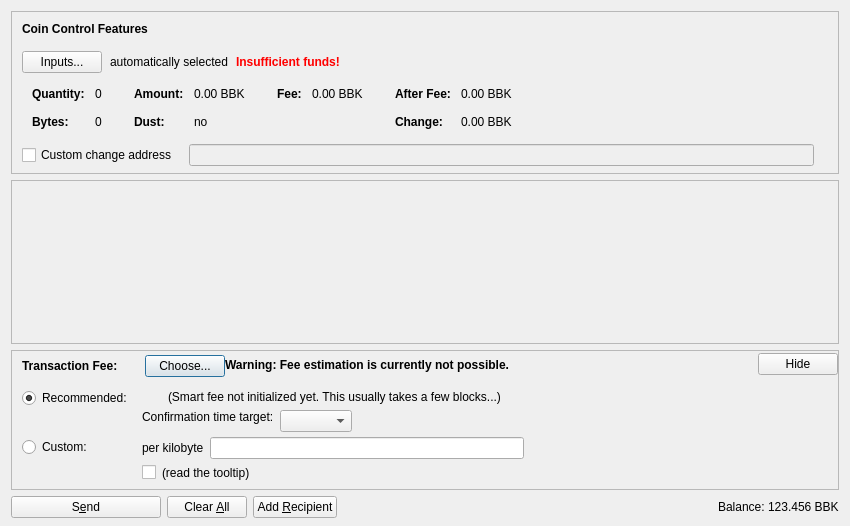
<?xml version="1.0" encoding="UTF-8"?>
<ui version="4.0">
 <class>SendCoinsDialog</class>
 <widget class="QDialog" name="SendCoinsDialog">
  <property name="geometry">
   <rect>
    <x>0</x>
    <y>0</y>
    <width>850</width>
    <height>526</height>
   </rect>
  </property>
  <property name="windowTitle">
   <string>Send Coins</string>
  </property>
  <layout class="QVBoxLayout" name="verticalLayout" stretch="0,1,0,0">
   <property name="bottomMargin">
    <number>8</number>
   </property>
   <item>
    <widget class="QFrame" name="frameCoinControl">
     <property name="sizePolicy">
      <sizepolicy hsizetype="Expanding" vsizetype="Expanding">
       <horstretch>0</horstretch>
       <verstretch>0</verstretch>
      </sizepolicy>
     </property>
     <property name="maximumSize">
      <size>
       <width>16777215</width>
       <height>16777215</height>
      </size>
     </property>
     <property name="frameShape">
      <enum>QFrame::StyledPanel</enum>
     </property>
     <property name="frameShadow">
      <enum>QFrame::Sunken</enum>
     </property>
     <layout class="QVBoxLayout" name="verticalLayoutCoinControl2">
      <property name="spacing">
       <number>0</number>
      </property>
      <property name="leftMargin">
       <number>0</number>
      </property>
      <property name="topMargin">
       <number>0</number>
      </property>
      <property name="rightMargin">
       <number>0</number>
      </property>
      <property name="bottomMargin">
       <number>6</number>
      </property>
      <item>
       <layout class="QVBoxLayout" name="verticalLayoutCoinControl" stretch="0,0,0,0,1">
        <property name="spacing">
         <number>0</number>
        </property>
        <property name="leftMargin">
         <number>10</number>
        </property>
        <property name="topMargin">
         <number>10</number>
        </property>
        <item>
         <layout class="QHBoxLayout" name="horizontalLayoutCoinControl1">
          <property name="bottomMargin">
           <number>15</number>
          </property>
          <item>
           <widget class="QLabel" name="labelCoinControlFeatures">
            <property name="sizePolicy">
             <sizepolicy hsizetype="Preferred" vsizetype="Maximum">
              <horstretch>0</horstretch>
              <verstretch>0</verstretch>
             </sizepolicy>
            </property>
            <property name="font">
             <font>
              <weight>75</weight>
              <bold>true</bold>
             </font>
            </property>
            <property name="styleSheet">
             <string notr="true">font-weight:bold;</string>
            </property>
            <property name="text">
             <string>Coin Control Features</string>
            </property>
           </widget>
          </item>
         </layout>
        </item>
        <item>
         <layout class="QHBoxLayout" name="horizontalLayoutCoinControl2" stretch="0,0,0,0">
          <property name="spacing">
           <number>8</number>
          </property>
          <property name="bottomMargin">
           <number>10</number>
          </property>
          <item>
           <widget class="QPushButton" name="pushButtonCoinControl">
            <property name="styleSheet">
             <string notr="true"/>
            </property>
            <property name="text">
             <string>Inputs...</string>
            </property>
            <property name="autoDefault">
             <bool>false</bool>
            </property>
           </widget>
          </item>
          <item>
           <widget class="QLabel" name="labelCoinControlAutomaticallySelected">
            <property name="text">
             <string>automatically selected</string>
            </property>
            <property name="margin">
             <number>5</number>
            </property>
           </widget>
          </item>
          <item>
           <widget class="QLabel" name="labelCoinControlInsuffFunds">
            <property name="font">
             <font>
              <weight>75</weight>
              <bold>true</bold>
             </font>
            </property>
            <property name="styleSheet">
             <string notr="true">color:red;font-weight:bold;</string>
            </property>
            <property name="text">
             <string>Insufficient funds!</string>
            </property>
            <property name="margin">
             <number>5</number>
            </property>
           </widget>
          </item>
          <item>
           <spacer name="horizontalSpacerCoinControl">
            <property name="orientation">
             <enum>Qt::Horizontal</enum>
            </property>
            <property name="sizeHint" stdset="0">
             <size>
              <width>40</width>
              <height>1</height>
             </size>
            </property>
           </spacer>
          </item>
         </layout>
        </item>
        <item>
         <widget class="QWidget" name="widgetCoinControl" native="true">
          <property name="sizePolicy">
           <sizepolicy hsizetype="Preferred" vsizetype="Preferred">
            <horstretch>0</horstretch>
            <verstretch>0</verstretch>
           </sizepolicy>
          </property>
          <property name="minimumSize">
           <size>
            <width>0</width>
            <height>0</height>
           </size>
          </property>
          <property name="styleSheet">
           <string notr="true"/>
          </property>
          <layout class="QHBoxLayout" name="horizontalLayoutCoinControl5">
           <property name="leftMargin">
            <number>0</number>
           </property>
           <property name="topMargin">
            <number>0</number>
           </property>
           <property name="rightMargin">
            <number>0</number>
           </property>
           <property name="bottomMargin">
            <number>0</number>
           </property>
           <item>
            <layout class="QHBoxLayout" name="horizontalLayoutCoinControl3" stretch="0,0,0,1">
             <property name="spacing">
              <number>20</number>
             </property>
             <property name="topMargin">
              <number>0</number>
             </property>
             <property name="bottomMargin">
              <number>10</number>
             </property>
             <item>
              <layout class="QFormLayout" name="formLayoutCoinControl1">
               <property name="horizontalSpacing">
                <number>10</number>
               </property>
               <property name="verticalSpacing">
                <number>14</number>
               </property>
               <property name="leftMargin">
                <number>10</number>
               </property>
               <property name="topMargin">
                <number>4</number>
               </property>
               <property name="rightMargin">
                <number>6</number>
               </property>
               <item row="0" column="0">
                <widget class="QLabel" name="labelCoinControlQuantityText">
                 <property name="font">
                  <font>
                   <weight>75</weight>
                   <bold>true</bold>
                  </font>
                 </property>
                 <property name="text">
                  <string>Quantity:</string>
                 </property>
                 <property name="margin">
                  <number>0</number>
                 </property>
                </widget>
               </item>
               <item row="0" column="1">
                <widget class="QLabel" name="labelCoinControlQuantity">
                 <property name="cursor">
                  <cursorShape>IBeamCursor</cursorShape>
                 </property>
                 <property name="contextMenuPolicy">
                  <enum>Qt::ActionsContextMenu</enum>
                 </property>
                 <property name="text">
                  <string notr="true">0</string>
                 </property>
                 <property name="margin">
                  <number>0</number>
                 </property>
                 <property name="textInteractionFlags">
                  <set>Qt::LinksAccessibleByMouse|Qt::TextSelectableByKeyboard|Qt::TextSelectableByMouse</set>
                 </property>
                </widget>
               </item>
               <item row="1" column="0">
                <widget class="QLabel" name="labelCoinControlBytesText">
                 <property name="font">
                  <font>
                   <weight>75</weight>
                   <bold>true</bold>
                  </font>
                 </property>
                 <property name="text">
                  <string>Bytes:</string>
                 </property>
                </widget>
               </item>
               <item row="1" column="1">
                <widget class="QLabel" name="labelCoinControlBytes">
                 <property name="cursor">
                  <cursorShape>IBeamCursor</cursorShape>
                 </property>
                 <property name="contextMenuPolicy">
                  <enum>Qt::ActionsContextMenu</enum>
                 </property>
                 <property name="text">
                  <string notr="true">0</string>
                 </property>
                 <property name="textInteractionFlags">
                  <set>Qt::LinksAccessibleByMouse|Qt::TextSelectableByKeyboard|Qt::TextSelectableByMouse</set>
                 </property>
                </widget>
               </item>
              </layout>
             </item>
             <item>
              <layout class="QFormLayout" name="formLayoutCoinControl2">
               <property name="horizontalSpacing">
                <number>10</number>
               </property>
               <property name="verticalSpacing">
                <number>14</number>
               </property>
               <property name="leftMargin">
                <number>6</number>
               </property>
               <property name="topMargin">
                <number>4</number>
               </property>
               <property name="rightMargin">
                <number>6</number>
               </property>
               <item row="0" column="0">
                <widget class="QLabel" name="labelCoinControlAmountText">
                 <property name="font">
                  <font>
                   <weight>75</weight>
                   <bold>true</bold>
                  </font>
                 </property>
                 <property name="text">
                  <string>Amount:</string>
                 </property>
                 <property name="margin">
                  <number>0</number>
                 </property>
                </widget>
               </item>
               <item row="0" column="1">
                <widget class="QLabel" name="labelCoinControlAmount">
                 <property name="cursor">
                  <cursorShape>IBeamCursor</cursorShape>
                 </property>
                 <property name="contextMenuPolicy">
                  <enum>Qt::ActionsContextMenu</enum>
                 </property>
                 <property name="text">
                  <string notr="true">0.00 BBK</string>
                 </property>
                 <property name="textInteractionFlags">
                  <set>Qt::LinksAccessibleByMouse|Qt::TextSelectableByKeyboard|Qt::TextSelectableByMouse</set>
                 </property>
                </widget>
               </item>
               <item row="1" column="0">
                <widget class="QLabel" name="labelCoinControlLowOutputText">
                 <property name="font">
                  <font>
                   <weight>75</weight>
                   <bold>true</bold>
                  </font>
                 </property>
                 <property name="text">
                  <string>Dust:</string>
                 </property>
                </widget>
               </item>
               <item row="1" column="1">
                <widget class="QLabel" name="labelCoinControlLowOutput">
                 <property name="cursor">
                  <cursorShape>IBeamCursor</cursorShape>
                 </property>
                 <property name="contextMenuPolicy">
                  <enum>Qt::ActionsContextMenu</enum>
                 </property>
                 <property name="text">
                  <string notr="true">no</string>
                 </property>
                 <property name="textInteractionFlags">
                  <set>Qt::LinksAccessibleByMouse|Qt::TextSelectableByKeyboard|Qt::TextSelectableByMouse</set>
                 </property>
                </widget>
               </item>
              </layout>
             </item>
             <item>
              <layout class="QFormLayout" name="formLayoutCoinControl3">
               <property name="horizontalSpacing">
                <number>10</number>
               </property>
               <property name="verticalSpacing">
                <number>14</number>
               </property>
               <property name="leftMargin">
                <number>6</number>
               </property>
               <property name="topMargin">
                <number>4</number>
               </property>
               <property name="rightMargin">
                <number>6</number>
               </property>
               <item row="0" column="0">
                <widget class="QLabel" name="labelCoinControlFeeText">
                 <property name="font">
                  <font>
                   <weight>75</weight>
                   <bold>true</bold>
                  </font>
                 </property>
                 <property name="text">
                  <string>Fee:</string>
                 </property>
                 <property name="margin">
                  <number>0</number>
                 </property>
                </widget>
               </item>
               <item row="0" column="1">
                <widget class="QLabel" name="labelCoinControlFee">
                 <property name="cursor">
                  <cursorShape>IBeamCursor</cursorShape>
                 </property>
                 <property name="contextMenuPolicy">
                  <enum>Qt::ActionsContextMenu</enum>
                 </property>
                 <property name="text">
                  <string notr="true">0.00 BBK</string>
                 </property>
                 <property name="textInteractionFlags">
                  <set>Qt::LinksAccessibleByMouse|Qt::TextSelectableByKeyboard|Qt::TextSelectableByMouse</set>
                 </property>
                </widget>
               </item>
              </layout>
             </item>
             <item>
              <layout class="QFormLayout" name="formLayoutCoinControl4">
               <property name="horizontalSpacing">
                <number>10</number>
               </property>
               <property name="verticalSpacing">
                <number>14</number>
               </property>
               <property name="leftMargin">
                <number>6</number>
               </property>
               <property name="topMargin">
                <number>4</number>
               </property>
               <property name="rightMargin">
                <number>6</number>
               </property>
               <item row="0" column="0">
                <widget class="QLabel" name="labelCoinControlAfterFeeText">
                 <property name="font">
                  <font>
                   <weight>75</weight>
                   <bold>true</bold>
                  </font>
                 </property>
                 <property name="text">
                  <string>After Fee:</string>
                 </property>
                 <property name="margin">
                  <number>0</number>
                 </property>
                </widget>
               </item>
               <item row="0" column="1">
                <widget class="QLabel" name="labelCoinControlAfterFee">
                 <property name="cursor">
                  <cursorShape>IBeamCursor</cursorShape>
                 </property>
                 <property name="contextMenuPolicy">
                  <enum>Qt::ActionsContextMenu</enum>
                 </property>
                 <property name="text">
                  <string notr="true">0.00 BBK</string>
                 </property>
                 <property name="textInteractionFlags">
                  <set>Qt::LinksAccessibleByMouse|Qt::TextSelectableByKeyboard|Qt::TextSelectableByMouse</set>
                 </property>
                </widget>
               </item>
               <item row="1" column="0">
                <widget class="QLabel" name="labelCoinControlChangeText">
                 <property name="font">
                  <font>
                   <weight>75</weight>
                   <bold>true</bold>
                  </font>
                 </property>
                 <property name="text">
                  <string>Change:</string>
                 </property>
                </widget>
               </item>
               <item row="1" column="1">
                <widget class="QLabel" name="labelCoinControlChange">
                 <property name="cursor">
                  <cursorShape>IBeamCursor</cursorShape>
                 </property>
                 <property name="contextMenuPolicy">
                  <enum>Qt::ActionsContextMenu</enum>
                 </property>
                 <property name="text">
                  <string notr="true">0.00 BBK</string>
                 </property>
                 <property name="textInteractionFlags">
                  <set>Qt::LinksAccessibleByMouse|Qt::TextSelectableByKeyboard|Qt::TextSelectableByMouse</set>
                 </property>
                </widget>
               </item>
              </layout>
             </item>
            </layout>
           </item>
          </layout>
         </widget>
        </item>
        <item>
         <layout class="QHBoxLayout" name="horizontalLayoutCoinControl4" stretch="0,0,0">
          <property name="spacing">
           <number>12</number>
          </property>
          <property name="sizeConstraint">
           <enum>QLayout::SetDefaultConstraint</enum>
          </property>
          <property name="topMargin">
           <number>5</number>
          </property>
          <property name="rightMargin">
           <number>5</number>
          </property>
          <item>
           <widget class="QCheckBox" name="checkBoxCoinControlChange">
            <property name="toolTip">
             <string>If this is activated, but the change address is empty or invalid, change will be sent to a newly generated address.</string>
            </property>
            <property name="text">
             <string>Custom change address</string>
            </property>
           </widget>
          </item>
          <item>
           <widget class="QValidatedLineEdit" name="lineEditCoinControlChange">
            <property name="enabled">
             <bool>false</bool>
            </property>
            <property name="sizePolicy">
             <sizepolicy hsizetype="Expanding" vsizetype="Fixed">
              <horstretch>0</horstretch>
              <verstretch>0</verstretch>
             </sizepolicy>
            </property>
           </widget>
          </item>
          <item>
           <widget class="QLabel" name="labelCoinControlChangeLabel">
            <property name="sizePolicy">
             <sizepolicy hsizetype="Preferred" vsizetype="Expanding">
              <horstretch>0</horstretch>
              <verstretch>0</verstretch>
             </sizepolicy>
            </property>
            <property name="minimumSize">
             <size>
              <width>0</width>
              <height>0</height>
             </size>
            </property>
            <property name="text">
             <string/>
            </property>
            <property name="margin">
             <number>3</number>
            </property>
           </widget>
          </item>
         </layout>
        </item>
        <item>
         <spacer name="verticalSpacerCoinControl">
          <property name="orientation">
           <enum>Qt::Vertical</enum>
          </property>
          <property name="sizeHint" stdset="0">
           <size>
            <width>800</width>
            <height>1</height>
           </size>
          </property>
         </spacer>
        </item>
       </layout>
      </item>
     </layout>
    </widget>
   </item>
   <item>
    <widget class="QScrollArea" name="scrollArea">
     <property name="widgetResizable">
      <bool>true</bool>
     </property>
     <widget class="QWidget" name="scrollAreaWidgetContents">
      <property name="geometry">
       <rect>
        <x>0</x>
        <y>0</y>
        <width>830</width>
        <height>104</height>
       </rect>
      </property>
      <layout class="QVBoxLayout" name="verticalLayout_2" stretch="0,1">
       <property name="leftMargin">
        <number>0</number>
       </property>
       <property name="topMargin">
        <number>0</number>
       </property>
       <property name="rightMargin">
        <number>0</number>
       </property>
       <property name="bottomMargin">
        <number>0</number>
       </property>
       <item>
        <layout class="QVBoxLayout" name="entries">
         <property name="spacing">
          <number>6</number>
         </property>
        </layout>
       </item>
       <item>
        <spacer name="verticalSpacer">
         <property name="orientation">
          <enum>Qt::Vertical</enum>
         </property>
         <property name="sizeHint" stdset="0">
          <size>
           <width>20</width>
           <height>40</height>
          </size>
         </property>
        </spacer>
       </item>
      </layout>
     </widget>
    </widget>
   </item>
   <item>
    <widget class="QFrame" name="frameFee">
     <property name="sizePolicy">
      <sizepolicy hsizetype="Expanding" vsizetype="Expanding">
       <horstretch>0</horstretch>
       <verstretch>0</verstretch>
      </sizepolicy>
     </property>
     <property name="maximumSize">
      <size>
       <width>16777215</width>
       <height>16777215</height>
      </size>
     </property>
     <property name="frameShape">
      <enum>QFrame::StyledPanel</enum>
     </property>
     <property name="frameShadow">
      <enum>QFrame::Sunken</enum>
     </property>
     <layout class="QVBoxLayout" name="verticalLayoutFee1">
      <property name="spacing">
       <number>0</number>
      </property>
      <property name="leftMargin">
       <number>0</number>
      </property>
      <property name="topMargin">
       <number>0</number>
      </property>
      <property name="rightMargin">
       <number>0</number>
      </property>
      <property name="bottomMargin">
       <number>0</number>
      </property>
      <item>
       <layout class="QVBoxLayout" name="verticalLayoutFee2" stretch="0,0,0">
        <property name="spacing">
         <number>0</number>
        </property>
        <property name="leftMargin">
         <number>10</number>
        </property>
        <property name="topMargin">
         <number>0</number>
        </property>
        <item>
         <layout class="QHBoxLayout" name="horizontalLayoutFee1">
          <property name="bottomMargin">
           <number>0</number>
          </property>
          <item>
           <layout class="QVBoxLayout" name="verticalLayoutFee7">
            <property name="spacing">
             <number>0</number>
            </property>
            <item>
             <spacer name="verticalSpacerSmartFee">
              <property name="orientation">
               <enum>Qt::Vertical</enum>
              </property>
              <property name="sizeType">
               <enum>QSizePolicy::Fixed</enum>
              </property>
              <property name="sizeHint" stdset="0">
               <size>
                <width>1</width>
                <height>4</height>
               </size>
              </property>
             </spacer>
            </item>
            <item>
             <layout class="QHBoxLayout" name="horizontalLayoutSmartFee">
              <property name="spacing">
               <number>10</number>
              </property>
              <item>
               <widget class="QLabel" name="labelFeeHeadline">
                <property name="sizePolicy">
                 <sizepolicy hsizetype="Preferred" vsizetype="Maximum">
                  <horstretch>0</horstretch>
                  <verstretch>0</verstretch>
                 </sizepolicy>
                </property>
                <property name="font">
                 <font>
                  <weight>75</weight>
                  <bold>true</bold>
                 </font>
                </property>
                <property name="styleSheet">
                 <string notr="true">font-weight:bold;</string>
                </property>
                <property name="text">
                 <string>Transaction Fee:</string>
                </property>
               </widget>
              </item>
              <item>
               <widget class="QLabel" name="labelFeeMinimized">
                <property name="text">
                 <string/>
                </property>
               </widget>
              </item>
              <item>
               <widget class="QPushButton" name="buttonChooseFee">
                <property name="text">
                 <string>Choose...</string>
                </property>
               </widget>
              </item>
             </layout>
            </item>
            <item>
             <spacer name="verticalSpacer_5">
              <property name="orientation">
               <enum>Qt::Vertical</enum>
              </property>
              <property name="sizeHint" stdset="0">
               <size>
                <width>1</width>
                <height>1</height>
               </size>
              </property>
             </spacer>
            </item>
           </layout>
          </item>
          <item>
           <widget class="QLabel" name="fallbackFeeWarningLabel">
            <property name="toolTip">
             <string>Using the fallbackfee can result in sending a transaction that will take several hours or days (or never) to confirm. Consider choosing your fee manually or wait until you have validated the complete chain.</string>
            </property>
            <property name="font">
            <font>
                <weight>75</weight>
                <bold>true</bold>
            </font>
            </property>
            <property name="text">
             <string>Warning: Fee estimation is currently not possible.</string>
            </property>
            <property name="wordWrap">
             <bool>false</bool>
            </property>
           </widget>
          </item>
          <item>
           <spacer name="horizontalSpacer_4">
            <property name="orientation">
             <enum>Qt::Horizontal</enum>
            </property>
            <property name="sizeType">
             <enum>QSizePolicy::MinimumExpanding</enum>
            </property>
            <property name="sizeHint" stdset="0">
             <size>
              <width>40</width>
              <height>20</height>
             </size>
            </property>
           </spacer>
          </item>
          <item>
           <widget class="QPushButton" name="buttonMinimizeFee">
            <property name="toolTip">
             <string>collapse fee-settings</string>
            </property>
            <property name="text">
             <string>Hide</string>
            </property>
           </widget>
          </item>
         </layout>
        </item>
        <item>
         <widget class="QFrame" name="frameFeeSelection">
          <layout class="QVBoxLayout" name="verticalLayoutFee12">
           <property name="spacing">
            <number>0</number>
           </property>
           <property name="leftMargin">
            <number>0</number>
           </property>
           <property name="topMargin">
            <number>0</number>
           </property>
           <property name="rightMargin">
            <number>0</number>
           </property>
           <property name="bottomMargin">
            <number>0</number>
           </property>
           <item>
            <layout class="QGridLayout" name="gridLayoutFee">
             <property name="topMargin">
              <number>10</number>
             </property>
             <property name="bottomMargin">
              <number>4</number>
             </property>
             <property name="horizontalSpacing">
              <number>10</number>
             </property>
             <property name="verticalSpacing">
              <number>4</number>
             </property>
             <item row="1" column="1">
              <layout class="QVBoxLayout" name="verticalLayoutFee8">
               <property name="spacing">
                <number>6</number>
               </property>
               <item>
                <layout class="QHBoxLayout" name="horizontalLayoutFee13">
                 <item>
                  <widget class="QLabel" name="labelCustomPerKilobyte">
                   <property name="toolTip">
                    <string>If the custom fee is set to 1000 satoshis and the transaction is only 250 bytes, then &quot;per kilobyte&quot; only pays 250 satoshis in fee, while &quot;total at least&quot; pays 1000 satoshis. For transactions bigger than a kilobyte both pay by kilobyte.</string>
                   </property>
                   <property name="text">
                    <string>per kilobyte</string>
                   </property>
                  </widget>
                 </item>
                 <item>
                  <widget class="BitcoinAmountField" name="customFee"/>
                 </item>
                 <item>
                  <spacer name="horizontalSpacer_6">
                   <property name="orientation">
                    <enum>Qt::Horizontal</enum>
                   </property>
                   <property name="sizeHint" stdset="0">
                    <size>
                     <width>1</width>
                     <height>1</height>
                    </size>
                   </property>
                  </spacer>
                 </item>
                </layout>
               </item>
               <item>
                <layout class="QHBoxLayout" name="horizontalLayoutFee8">
                 <item>
                  <widget class="QCheckBox" name="checkBoxMinimumFee">
                   <property name="toolTip">
                    <string>Paying only the minimum fee is just fine as long as there is less transaction volume than space in the blocks. But be aware that this can end up in a never confirming transaction once there is more demand for bblocks transactions than the network can process.</string>
                   </property>
                   <property name="text">
                    <string/>
                   </property>
                  </widget>
                 </item>
                 <item>
                  <widget class="QLabel" name="labelMinFeeWarning">
                   <property name="enabled">
                    <bool>true</bool>
                   </property>
                   <property name="toolTip">
                    <string>Paying only the minimum fee is just fine as long as there is less transaction volume than space in the blocks. But be aware that this can end up in a never confirming transaction once there is more demand for bblocks transactions than the network can process.</string>
                   </property>
                   <property name="text">
                    <string>(read the tooltip)</string>
                   </property>
                   <property name="margin">
                    <number>5</number>
                   </property>
                  </widget>
                 </item>
                 <item>
                  <spacer name="horizontalSpacer_2">
                   <property name="orientation">
                    <enum>Qt::Horizontal</enum>
                   </property>
                   <property name="sizeHint" stdset="0">
                    <size>
                     <width>1</width>
                     <height>1</height>
                    </size>
                   </property>
                  </spacer>
                 </item>
                </layout>
               </item>
              </layout>
             </item>
             <item row="0" column="0">
              <layout class="QVBoxLayout" name="verticalLayoutFee4" stretch="0,1">
               <item>
                <widget class="QRadioButton" name="radioSmartFee">
                 <property name="text">
                  <string>Recommended:</string>
                 </property>
                 <property name="checked">
                  <bool>true</bool>
                 </property>
                 <attribute name="buttonGroup">
                  <string notr="true">groupFee</string>
                 </attribute>
                </widget>
               </item>
               <item>
                <spacer name="verticalSpacer_2">
                 <property name="orientation">
                  <enum>Qt::Vertical</enum>
                 </property>
                 <property name="sizeHint" stdset="0">
                  <size>
                   <width>1</width>
                   <height>1</height>
                  </size>
                 </property>
                </spacer>
               </item>
              </layout>
             </item>
             <item row="1" column="0">
              <layout class="QVBoxLayout" name="verticalLayoutFee9" stretch="0,1">
               <item>
                <widget class="QRadioButton" name="radioCustomFee">
                 <property name="text">
                  <string>Custom:</string>
                 </property>
                 <attribute name="buttonGroup">
                  <string notr="true">groupFee</string>
                 </attribute>
                </widget>
               </item>
               <item>
                <spacer name="verticalSpacer_6">
                 <property name="orientation">
                  <enum>Qt::Vertical</enum>
                 </property>
                 <property name="sizeHint" stdset="0">
                  <size>
                   <width>1</width>
                   <height>1</height>
                  </size>
                 </property>
                </spacer>
               </item>
              </layout>
             </item>
             <item row="0" column="1">
              <layout class="QVBoxLayout" name="verticalLayoutFee3" stretch="0,0,1">
               <property name="spacing">
                <number>6</number>
               </property>
               <property name="topMargin">
                <number>2</number>
               </property>
               <item>
                <layout class="QHBoxLayout" name="horizontalLayoutFee12">
                 <item>
                  <widget class="QLabel" name="labelSmartFee">
                   <property name="text">
                    <string/>
                   </property>
                   <property name="margin">
                    <number>2</number>
                   </property>
                  </widget>
                 </item>
                 <item>
                  <widget class="QLabel" name="labelFeeEstimation">
                   <property name="text">
                    <string/>
                   </property>
                  </widget>
                 </item>
                 <item>
                  <widget class="QLabel" name="labelSmartFee2">
                   <property name="text">
                    <string>(Smart fee not initialized yet. This usually takes a few blocks...)</string>
                   </property>
                   <property name="margin">
                    <number>2</number>
                   </property>
                  </widget>
                 </item>
                 <item>
                  <spacer name="horizontalSpacer_5">
                   <property name="orientation">
                    <enum>Qt::Horizontal</enum>
                   </property>
                   <property name="sizeHint" stdset="0">
                    <size>
                     <width>1</width>
                     <height>1</height>
                    </size>
                   </property>
                  </spacer>
                 </item>
                </layout>
               </item>
               <item>
                <layout class="QHBoxLayout" name="horizontalLayoutFee9">
                 <item>
                  <layout class="QVBoxLayout" name="verticalLayoutFee6">
                   <item>
                    <widget class="QLabel" name="labelSmartFee3">
                     <property name="text">
                      <string>Confirmation time target:</string>
                     </property>
                     <property name="margin">
                      <number>2</number>
                     </property>
                    </widget>
                   </item>
                   <item>
                    <spacer name="verticalSpacer_3">
                     <property name="orientation">
                      <enum>Qt::Vertical</enum>
                     </property>
                     <property name="sizeHint" stdset="0">
                      <size>
                       <width>1</width>
                       <height>1</height>
                      </size>
                     </property>
                    </spacer>
                   </item>
                  </layout>
                 </item>
                 <item>
                  <layout class="QVBoxLayout" name="verticalLayoutFee5">
                   <property name="rightMargin">
                    <number>30</number>
                   </property>
                   <item>
                    <layout class="QHBoxLayout" name="horizontalLayoutConfTarget">
                     <property name="bottomMargin">
                      <number>0</number>
                     </property>
                     <item>
                      <widget class="QComboBox" name="confTargetSelector"/>
                     </item>
                     <item>
                      <spacer name="horizontalSpacerConfTarget">
                       <property name="orientation">
                        <enum>Qt::Horizontal</enum>
                       </property>
                       <property name="sizeHint" stdset="0">
                        <size>
                         <width>40</width>
                         <height>20</height>
                        </size>
                       </property>
                      </spacer>
                     </item>
                    </layout>
                   </item>
                  </layout>
                 </item>
                </layout>
               </item>
               <item>
                <spacer name="verticalSpacer_4">
                 <property name="orientation">
                  <enum>Qt::Vertical</enum>
                 </property>
                 <property name="sizeHint" stdset="0">
                  <size>
                   <width>1</width>
                   <height>1</height>
                  </size>
                 </property>
                </spacer>
               </item>
              </layout>
             </item>
            </layout>
           </item>
          </layout>
         </widget>
        </item>
        <item>
         <spacer name="verticalSpacerFee">
          <property name="orientation">
           <enum>Qt::Vertical</enum>
          </property>
          <property name="sizeHint" stdset="0">
           <size>
            <width>40</width>
            <height>5</height>
           </size>
          </property>
         </spacer>
        </item>
       </layout>
      </item>
     </layout>
    </widget>
   </item>
   <item>
    <layout class="QHBoxLayout" name="horizontalLayout">
     <item>
      <widget class="QPushButton" name="sendButton">
       <property name="minimumSize">
        <size>
         <width>150</width>
         <height>0</height>
        </size>
       </property>
       <property name="toolTip">
        <string>Confirm the send action</string>
       </property>
       <property name="text">
        <string>S&amp;end</string>
       </property>
       <property name="icon">
        <iconset resource="../bitcoin.qrc">
         <normaloff>:/icons/send</normaloff>:/icons/send</iconset>
       </property>
       <property name="autoDefault">
        <bool>false</bool>
       </property>
       <property name="default">
        <bool>false</bool>
       </property>
      </widget>
     </item>
     <item>
      <widget class="QPushButton" name="clearButton">
       <property name="sizePolicy">
        <sizepolicy hsizetype="Minimum" vsizetype="Fixed">
         <horstretch>0</horstretch>
         <verstretch>0</verstretch>
        </sizepolicy>
       </property>
       <property name="toolTip">
        <string>Clear all fields of the form.</string>
       </property>
       <property name="text">
        <string>Clear &amp;All</string>
       </property>
       <property name="icon">
        <iconset resource="../bitcoin.qrc">
         <normaloff>:/icons/remove</normaloff>:/icons/remove</iconset>
       </property>
       <property name="autoDefault">
        <bool>false</bool>
       </property>
      </widget>
     </item>
     <item>
      <widget class="QPushButton" name="addButton">
       <property name="toolTip">
        <string>Send to multiple recipients at once</string>
       </property>
       <property name="text">
        <string>Add &amp;Recipient</string>
       </property>
       <property name="icon">
        <iconset resource="../bitcoin.qrc">
         <normaloff>:/icons/add</normaloff>:/icons/add</iconset>
       </property>
       <property name="autoDefault">
        <bool>false</bool>
       </property>
      </widget>
     </item>
     <item>
      <spacer name="horizontalSpacer">
       <property name="orientation">
        <enum>Qt::Horizontal</enum>
       </property>
       <property name="sizeHint" stdset="0">
        <size>
         <width>40</width>
         <height>20</height>
        </size>
       </property>
      </spacer>
     </item>
     <item>
      <layout class="QHBoxLayout" name="horizontalLayout_2">
       <property name="spacing">
        <number>3</number>
       </property>
       <item>
        <widget class="QLabel" name="label">
         <property name="sizePolicy">
          <sizepolicy hsizetype="Preferred" vsizetype="Fixed">
           <horstretch>0</horstretch>
           <verstretch>0</verstretch>
          </sizepolicy>
         </property>
         <property name="text">
          <string>Balance:</string>
         </property>
        </widget>
       </item>
       <item>
        <widget class="QLabel" name="labelBalance">
         <property name="sizePolicy">
          <sizepolicy hsizetype="Preferred" vsizetype="Fixed">
           <horstretch>0</horstretch>
           <verstretch>0</verstretch>
          </sizepolicy>
         </property>
         <property name="cursor">
          <cursorShape>IBeamCursor</cursorShape>
         </property>
         <property name="text">
          <string notr="true">123.456 BBK</string>
         </property>
         <property name="textInteractionFlags">
          <set>Qt::LinksAccessibleByMouse|Qt::TextSelectableByKeyboard|Qt::TextSelectableByMouse</set>
         </property>
        </widget>
       </item>
      </layout>
     </item>
    </layout>
   </item>
  </layout>
 </widget>
 <customwidgets>
  <customwidget>
   <class>QValidatedLineEdit</class>
   <extends>QLineEdit</extends>
   <header>qt/qvalidatedlineedit.h</header>
  </customwidget>
  <customwidget>
   <class>BitcoinAmountField</class>
   <extends>QLineEdit</extends>
   <header>qt/bitcoinamountfield.h</header>
   <container>1</container>
  </customwidget>
 </customwidgets>
 <resources>
  <include location="../bitcoin.qrc"/>
 </resources>
 <connections/>
 <buttongroups>
  <buttongroup name="groupFee"/>
 </buttongroups>
</ui>
